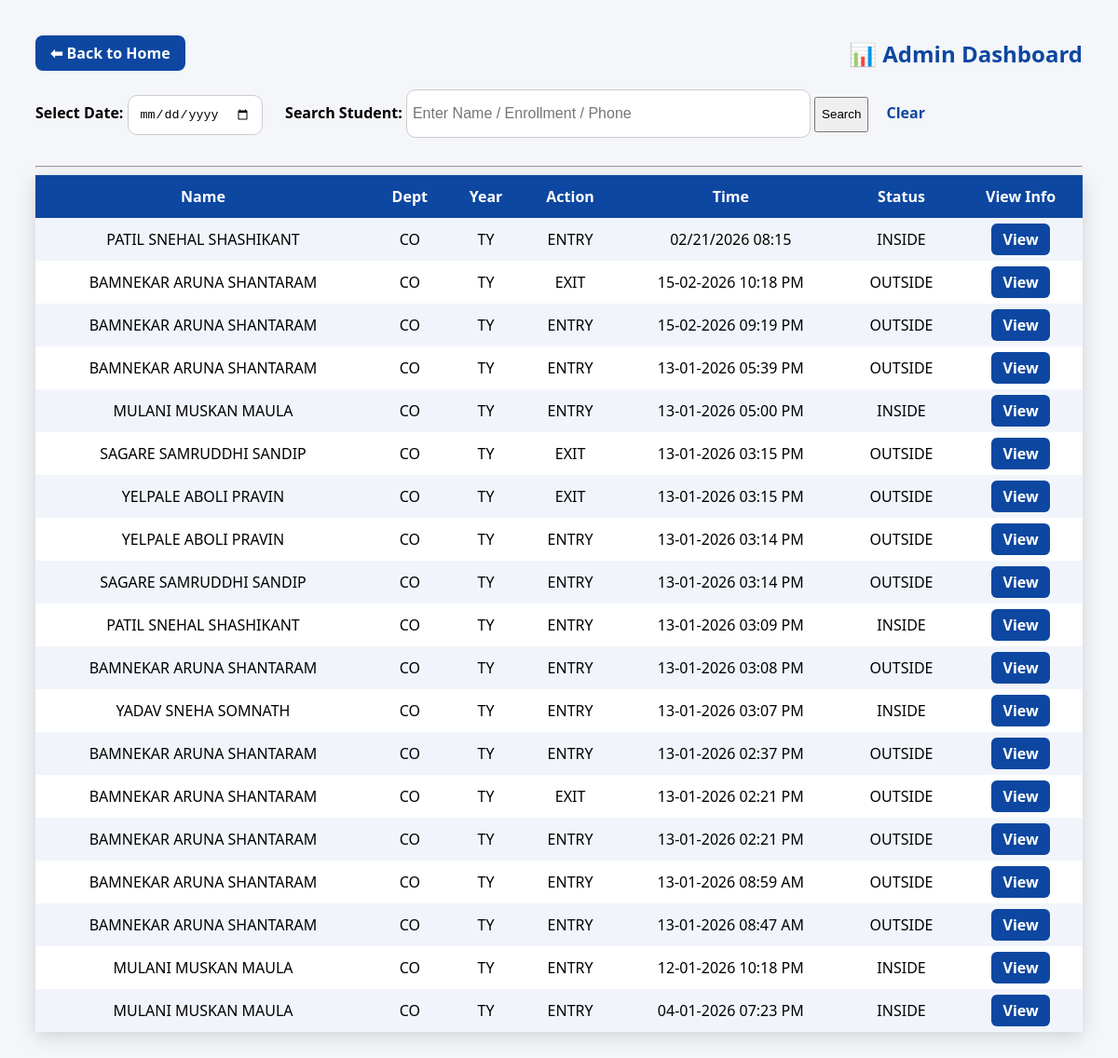
/dashboard, run on the app's committed database.
### tables this page shows
CREATE TABLE GateLogs(
            id INTEGER PRIMARY KEY AUTOINCREMENT,
            enrollment TEXT,
            name TEXT,
            department TEXT,
            year TEXT,
            phone TEXT,
            action TEXT,
            timestamp TEXT
        );

CREATE TABLE Status(
            enrollment TEXT PRIMARY KEY,
            current_status TEXT,
            last_time TEXT
        );

### LOG.py (the view, shortened to what this page needs)
@app.route("/dashboard")
def dashboard():
    selected_date = request.args.get("date")
    search = request.args.get("search", "").strip()
    con = sqlite3.connect(DB_PATH)
    con.row_factory = sqlite3.Row
    query = """
    SELECT g.*, s.current_status
    FROM GateLogs g
    LEFT JOIN Status s ON g.enrollment = s.enrollment
    WHERE 1=1
    """
    params = []
    if selected_date:
        d = datetime.strptime(selected_date, "%Y-%m-%d").strftime("%d-%m-%Y")
        query += " AND g.timestamp LIKE ?"
        params.append(f"{d}%")
    query += " ORDER BY g.id DESC"
    logs = con.execute(query, params).fetchall()
    con.close()
    return render_template(
        "DASHBOARD1.html",
        logs=logs,
        selected_date=selected_date
    )

### templates/DASHBOARD1.html (shortened to what this page needs)
<!DOCTYPE html>
<html>
<head>
</head>
<body>
<div class="top-bar">
    <a href="/" class="back-btn">⬅ Back to Home</a>
    <h2>📊 Admin Dashboard</h2>
</div>
<form method="get" action="/dashboard" style="margin-bottom:15px;">
    <label><b>Select Date:</b></label>
    <input type="date" name="date" value="{{ selected_date }}">
    <label style="margin-left:20px;"><b>Search Student:</b></label>
    <input type="text"
           name="search"
           placeholder="Enter Name / Enrollment / Phone"
           value="{{ request.args.get('search','') }}"
           style="width:420px; height:38px; font-size:16px; padding:6px;">
    <button type="submit" style="height:38px;">Search</button>
    <a href="/dashboard" style="margin-left:15px;">Clear</a>
</form>
<hr>
<table>
<tr>
    <th>Name</th>
    <th>Dept</th>
    <th>Year</th>
    <th>Action</th>
    <th>Time</th>
    <th>Status</th>
    <th>View Info</th>
</tr>
{% for l in logs %}
<tr>
    <td>{{l.name}}</td>
    <td>{{l.department}}</td>
    <td>{{l.year}}</td>
    <td>{{l.action}}</td>
    <td>{{l.timestamp}}</td>
    <td>{{l.current_status}}</td>
    <td>
    <a href="/student/{{ l.enrollment }}"
       style="background:#0d47a1;color:white;
              padding:6px 12px;border-radius:6px;
              text-decoration:none;">
        View
    </a>
</td>
</tr>
{% endfor %}
</table>
</body>
</html>

### templates/DASHBOARD1.html (style rules this page uses)
body { font-family:'Segoe UI'; background:#f4f6f9; padding:30px; }
.top-bar { display:flex; align-items:center; justify-content:space-between; margin-bottom:20px; }
h2 { color:#0d47a1; margin:0; }
.back-btn { background:#0d47a1; color:white; padding:8px 16px; border-radius:8px; text-decoration:none; font-weight:bold; }
input { padding:12px; border-radius:10px; border:1px solid #ccc; margin-bottom:15px; }
table { width:100%; border-collapse:collapse; background:white; box-shadow:0 5px 20px rgba(0,0,0,0.15); }
th,td { padding:12px; text-align:center; }
th { background:#0d47a1; color:white; }
tr:nth-child(even) { background:#f1f5fb; }
a { color:#0d47a1; font-weight:bold; text-decoration:none; }

### data on the page
GateLogs: name "PATIL SNEHAL SHASHIKANT", department "CO", year "TY", action "ENTRY", timestamp "02/21/2026 08:15", current_status "INSIDE"
GateLogs: name "BAMNEKAR ARUNA SHANTARAM", department "CO", year "TY", action "EXIT", timestamp "15-02-2026 10:18 PM", current_status "OUTSIDE"
GateLogs: name "BAMNEKAR ARUNA SHANTARAM", department "CO", year "TY", action "ENTRY", timestamp "15-02-2026 09:19 PM", current_status "OUTSIDE"
GateLogs: name "BAMNEKAR ARUNA SHANTARAM", department "CO", year "TY", action "ENTRY", timestamp "13-01-2026 05:39 PM", current_status "OUTSIDE"
GateLogs: name "MULANI MUSKAN MAULA", department "CO", year "TY", action "ENTRY", timestamp "13-01-2026 05:00 PM", current_status "INSIDE"
GateLogs: name "SAGARE SAMRUDDHI SANDIP", department "CO", year "TY", action "EXIT", timestamp "13-01-2026 03:15 PM", current_status "OUTSIDE"
GateLogs: name "YELPALE ABOLI PRAVIN", department "CO", year "TY", action "EXIT", timestamp "13-01-2026 03:15 PM", current_status "OUTSIDE"
GateLogs: name "YELPALE ABOLI PRAVIN", department "CO", year "TY", action "ENTRY", timestamp "13-01-2026 03:14 PM", current_status "OUTSIDE"
GateLogs: name "SAGARE SAMRUDDHI SANDIP", department "CO", year "TY", action "ENTRY", timestamp "13-01-2026 03:14 PM", current_status "OUTSIDE"
GateLogs: name "PATIL SNEHAL SHASHIKANT", department "CO", year "TY", action "ENTRY", timestamp "13-01-2026 03:09 PM", current_status "INSIDE"
GateLogs: name "BAMNEKAR ARUNA SHANTARAM", department "CO", year "TY", action "ENTRY", timestamp "13-01-2026 03:08 PM", current_status "OUTSIDE"
GateLogs: name "YADAV SNEHA SOMNATH", department "CO", year "TY", action "ENTRY", timestamp "13-01-2026 03:07 PM", current_status "INSIDE"
GateLogs: name "BAMNEKAR ARUNA SHANTARAM", department "CO", year "TY", action "ENTRY", timestamp "13-01-2026 02:37 PM", current_status "OUTSIDE"
GateLogs: name "BAMNEKAR ARUNA SHANTARAM", department "CO", year "TY", action "EXIT", timestamp "13-01-2026 02:21 PM", current_status "OUTSIDE"
GateLogs: name "BAMNEKAR ARUNA SHANTARAM", department "CO", year "TY", action "ENTRY", timestamp "13-01-2026 02:21 PM", current_status "OUTSIDE"
GateLogs: name "BAMNEKAR ARUNA SHANTARAM", department "CO", year "TY", action "ENTRY", timestamp "13-01-2026 08:59 AM", current_status "OUTSIDE"
GateLogs: name "BAMNEKAR ARUNA SHANTARAM", department "CO", year "TY", action "ENTRY", timestamp "13-01-2026 08:47 AM", current_status "OUTSIDE"
GateLogs: name "MULANI MUSKAN MAULA", department "CO", year "TY", action "ENTRY", timestamp "12-01-2026 10:18 PM", current_status "INSIDE"
GateLogs: name "MULANI MUSKAN MAULA", department "CO", year "TY", action "ENTRY", timestamp "04-01-2026 07:23 PM", current_status "INSIDE"
